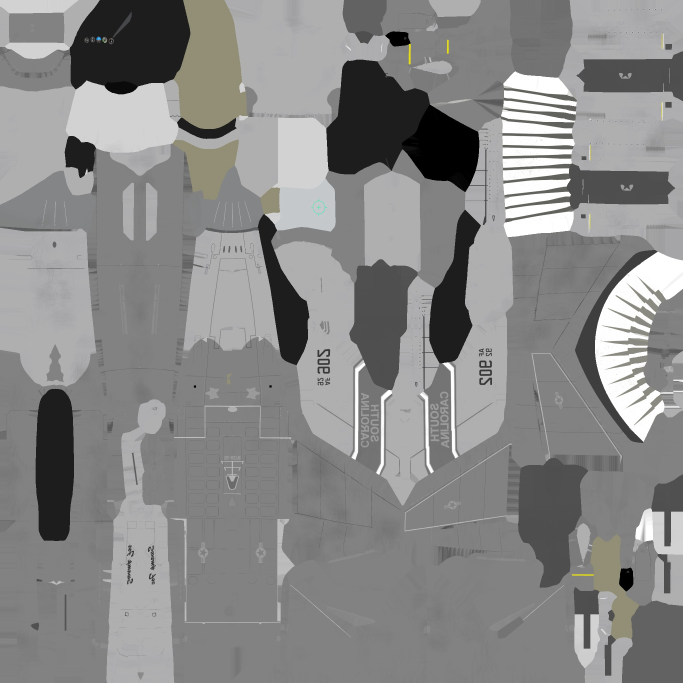
#> input picture assets/raw/aircraft/f16_rickslash/f16_rickslash_diffuse_0.png, 2048 x 2048 px (shown at 1/3 size)
$ python gen-jet-paint.py
#> lines starting #> are read from the running program, lines starting #| are printed output that depends on the picture; after the words box and inside, x2 and y2 are one past the last pixel; in counts of white or black regions, pixels touching at a corner belong together
#!/usr/bin/env python3
import os
from PIL import Image, ImageDraw, ImageFilter, ImageStat

ROOT = os.path.dirname(os.path.dirname(os.path.abspath(__file__)))
DIFFUSE = 'assets/raw/aircraft/f16_rickslash/f16_rickslash_diffuse_0.png'
OUT = 'assets/generated/f16_paint.png'
# the metal-rough map bakes the same markings as rough patches, so it is painted out too
METAL_ROUGH = 'assets/raw/aircraft/f16_rickslash/f16_rickslash_metalRough_1.jpg'
OUT_METAL_ROUGH = 'assets/generated/f16_paint_metal_rough.png'

# every region is padded past its ink, so the feather blends into clean skin
RING_MARGIN = 14
BLUR_RADIUS = 25
FEATHER_RADIUS = 8

# US-specific markings on the jet's own skin, as (x0, y0, x1, y1) rectangles on the
# 2048x2048 diffuse texture, found by cropping the texture with Pillow and confirmed on
# the jet in screenshots; the plain 902 tail number stays, IAF jets carry numbers too
REGIONS = [
    # tail fin: the AF 92 serial prefix beside 902, mirrored left and right
    (930, 995, 1050, 1185),
    (1370, 995, 1495, 1205),
    # tail fin: South Carolina lettering, mirrored left and right
    (1030, 1075, 1180, 1420),
    (1235, 1075, 1390, 1420),
    # dorsal panel: Swamp Fox script, mirrored left and right
    (325, 1575, 440, 1815),
    (423, 1570, 545, 1815),
    # star-and-bar insignia, upper wing pair
    (537, 1592, 687, 1719),
    (708, 1592, 840, 1719),
    # star-and-bar insignia, second pair on the fuselage
    (1585, 1130, 1740, 1257),
    (1300, 1475, 1420, 1563),
    # small white stars on the dorsal panel behind the canopy, mirrored left and right
    (598, 1148, 676, 1210),
    (718, 1148, 798, 1210),
]


def region_mask(size, offset, box, fill):
    x0, y0, x1, y1 = box
    mask = Image.new('L', size, 0 if fill == 255 else 255)
    ImageDraw.Draw(mask).rectangle((x0 - offset[0], y0 - offset[1], x1 - offset[0] - 1, y1 - offset[1] - 1),
                                   fill=fill)
    return mask


def paint_region(image, box):
    x0, y0, x1, y1 = box
    outer = (max(x0 - RING_MARGIN, 0), max(y0 - RING_MARGIN, 0),
             min(x1 + RING_MARGIN, image.width), min(y1 + RING_MARGIN, image.height))
    outer_crop = image.crop(outer)

    ring_mask = region_mask(outer_crop.size, outer[:2], box, fill=0)
    median = tuple(round(c) for c in ImageStat.Stat(outer_crop, mask=ring_mask).median)

    blurred = outer_crop.filter(ImageFilter.GaussianBlur(BLUR_RADIUS))
    flat = Image.new('RGB', outer_crop.size, median)
    patch = Image.blend(flat, blurred, 0.5)

    feather = region_mask(outer_crop.size, outer[:2], box, fill=255).filter(ImageFilter.GaussianBlur(FEATHER_RADIUS))
    image.paste(patch, outer[:2], feather)


def paint(image):
    for box in REGIONS:
        paint_region(image, box)
    return image


def main():
    os.chdir(ROOT)
    os.makedirs('assets/generated', exist_ok=True)

    source = Image.open(DIFFUSE).convert('RGBA')
#> source is the input picture: PIL image 2048x2048 RGBA; mean R, G, B, A 132.8, 132.7, 131.6, 244.2
    diffuse = paint(source.convert('RGB'))
#> the loop in paint, `for box in REGIONS:` made 12 passes
#> median in paint_region on passes 1 to 12: (175, 175, 175), (175, 175, 175), (172, 172, 172), (174, 174, 175), (174, 174, 174), (171, 171, 171), (130, 130, 130), (130, 130, 130), (130, 130, 130), (130, 130, 130), (130, 130, 130), (130, 130, 130)
#> pass 1, in paint_region, `ring_mask = region_mask(outer_crop.size, outer[:2], box, fill=0)`:
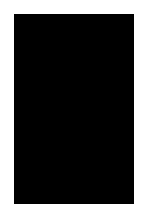
#> ring_mask: PIL image 148x218 L; 29.3% white; 1 white region, box (x1, y1, x2, y2) and area: (0, 0, 148, 218) 9464
#> pass 1, in paint_region, `blurred = outer_crop.filter(ImageFilter.GaussianBlur(BLUR_RADIUS))`:
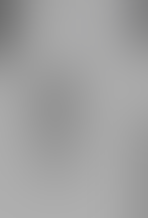
#> blurred: PIL image 148x218 RGB; mean R, G, B 161.1, 161.1, 161.2
#> after the loop in paint, `for box in REGIONS:`:
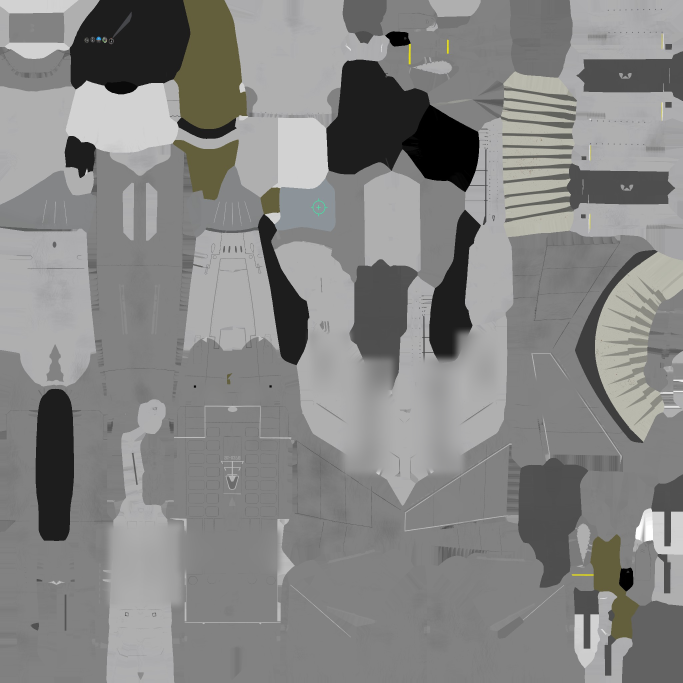
#> image: PIL image 2048x2048 RGB (shown at 1/3 size); mean R, G, B 133.1, 133.1, 131.9
    result = Image.merge('RGBA', (*diffuse.split(), source.getchannel('A')))
    result.save(OUT)
    print(f'wrote {OUT} at {result.size[0]}x{result.size[1]}')
#| wrote assets/generated/f16_paint.png at 2048x2048

    metal_rough = paint(Image.open(METAL_ROUGH).convert('RGB'))
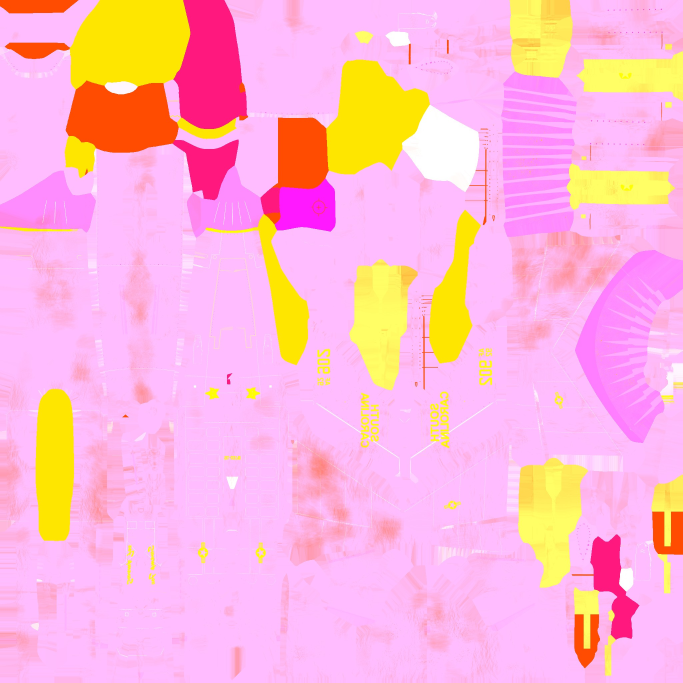
#> input picture assets/raw/aircraft/f16_rickslash/f16_rickslash_metalRough_1.jpg, 2048 x 2048 px (shown at 1/3 size)
#> the loop in paint (call 2), `for box in REGIONS:` made 12 passes
#> (outer in paint_region, median in paint_region) on passes 1 to 10: ((916, 981, 1064, 1199), (255, 188, 255)), ((1356, 981, 1509, 1219), (255, 188, 255)), ((1016, 1061, 1194, 1434), (255, 188, 251)), ((1221, 1061, 1404, 1434), (255, 188, 253)), ((311, 1561, 454, 1829), (255, 188, 253)), ((409, 1556, 559, 1829), (255, 188, 252)), ((523, 1578, 701, 1733), (255, 188, 254)), ((694, 1578, 854, 1733), (255, 188, 255)), ((1571, 1116, 1754, 1271), (255, 188, 254)), ((1286, 1461, 1434, 1577), (255, 188, 253))
#> pass 1, in paint_region (call 13), `outer_crop = image.crop(outer)`:
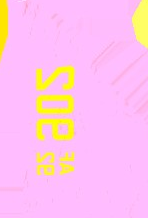
#> outer_crop: PIL image 148x218 RGB; mean R, G, B 254.5, 193.1, 233.9
#> pass 1, in paint_region (call 13), `blurred = outer_crop.filter(ImageFilter.GaussianBlur(BLUR_RADIUS))`:
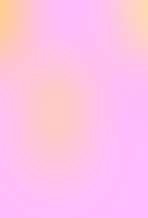
#> blurred: PIL image 148x218 RGB; mean R, G, B 254.6, 193.7, 231.2
#> pass 1, in paint_region (call 13), `patch = Image.blend(flat, blurred, 0.5)`:
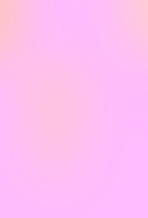
#> patch: PIL image 148x218 RGB; mean R, G, B 254.6, 190.6, 242.8
    metal_rough.save(OUT_METAL_ROUGH)
    print(f'wrote {OUT_METAL_ROUGH} at {metal_rough.size[0]}x{metal_rough.size[1]}')
#| wrote assets/generated/f16_paint_metal_rough.png at 2048x2048


if __name__ == '__main__':
    main()
